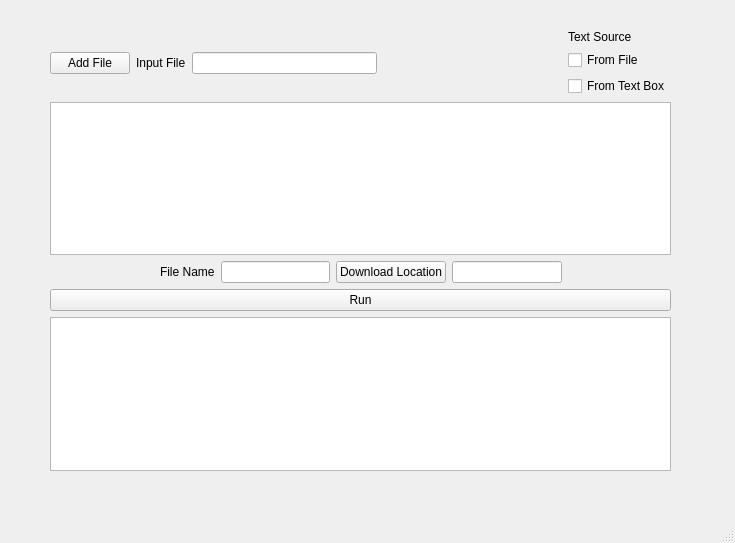
<?xml version="1.0" encoding="UTF-8"?>
<ui version="4.0">
 <class>MainWindow</class>
 <widget class="QMainWindow" name="MainWindow">
  <property name="geometry">
   <rect>
    <x>0</x>
    <y>0</y>
    <width>735</width>
    <height>543</height>
   </rect>
  </property>
  <property name="windowTitle">
   <string>MainWindow</string>
  </property>
  <widget class="QWidget" name="centralwidget">
   <widget class="QWidget" name="verticalLayoutWidget_2">
    <property name="geometry">
     <rect>
      <x>50</x>
      <y>30</y>
      <width>621</width>
      <height>441</height>
     </rect>
    </property>
    <layout class="QVBoxLayout" name="verticalLayout_2">
     <item>
      <layout class="QHBoxLayout" name="horizontalLayout">
       <item>
        <widget class="QPushButton" name="addPDFButton">
         <property name="text">
          <string>Add File</string>
         </property>
        </widget>
       </item>
       <item>
        <widget class="QLabel" name="label">
         <property name="text">
          <string>Input File</string>
         </property>
        </widget>
       </item>
       <item>
        <widget class="QLineEdit" name="inputPDF"/>
       </item>
       <item>
        <spacer name="horizontalSpacer_2">
         <property name="orientation">
          <enum>Qt::Orientation::Horizontal</enum>
         </property>
         <property name="sizeHint" stdset="0">
          <size>
           <width>40</width>
           <height>20</height>
          </size>
         </property>
        </spacer>
       </item>
       <item>
        <layout class="QVBoxLayout" name="verticalLayout">
         <item>
          <widget class="QLabel" name="label_3">
           <property name="text">
            <string>Text Source</string>
           </property>
          </widget>
         </item>
         <item>
          <widget class="QCheckBox" name="fromFileCheck">
           <property name="text">
            <string>From File</string>
           </property>
          </widget>
         </item>
         <item>
          <widget class="QCheckBox" name="fromTextCheck">
           <property name="text">
            <string>From Text Box</string>
           </property>
          </widget>
         </item>
        </layout>
       </item>
      </layout>
     </item>
     <item>
      <widget class="QPlainTextEdit" name="textInput"/>
     </item>
     <item>
      <layout class="QHBoxLayout" name="horizontalLayout_2">
       <item>
        <spacer name="horizontalSpacer_3">
         <property name="orientation">
          <enum>Qt::Orientation::Horizontal</enum>
         </property>
         <property name="sizeHint" stdset="0">
          <size>
           <width>40</width>
           <height>20</height>
          </size>
         </property>
        </spacer>
       </item>
       <item>
        <widget class="QLabel" name="label_4">
         <property name="text">
          <string>File Name</string>
         </property>
        </widget>
       </item>
       <item>
        <widget class="QLineEdit" name="resultFileName"/>
       </item>
       <item>
        <widget class="QPushButton" name="outputFileButton">
         <property name="text">
          <string>Download Location</string>
         </property>
        </widget>
       </item>
       <item>
        <widget class="QLineEdit" name="outputFileLoc"/>
       </item>
       <item>
        <spacer name="horizontalSpacer">
         <property name="orientation">
          <enum>Qt::Orientation::Horizontal</enum>
         </property>
         <property name="sizeHint" stdset="0">
          <size>
           <width>40</width>
           <height>20</height>
          </size>
         </property>
        </spacer>
       </item>
      </layout>
     </item>
     <item>
      <widget class="QPushButton" name="runButton">
       <property name="text">
        <string>Run</string>
       </property>
      </widget>
     </item>
     <item>
      <widget class="QListWidget" name="audioList">
       <property name="sizePolicy">
        <sizepolicy hsizetype="Expanding" vsizetype="Expanding">
         <horstretch>0</horstretch>
         <verstretch>0</verstretch>
        </sizepolicy>
       </property>
      </widget>
     </item>
    </layout>
   </widget>
  </widget>
  <widget class="QMenuBar" name="menubar">
   <property name="geometry">
    <rect>
     <x>0</x>
     <y>0</y>
     <width>735</width>
     <height>22</height>
    </rect>
   </property>
  </widget>
  <widget class="QStatusBar" name="statusbar"/>
 </widget>
 <resources/>
 <connections/>
</ui>
